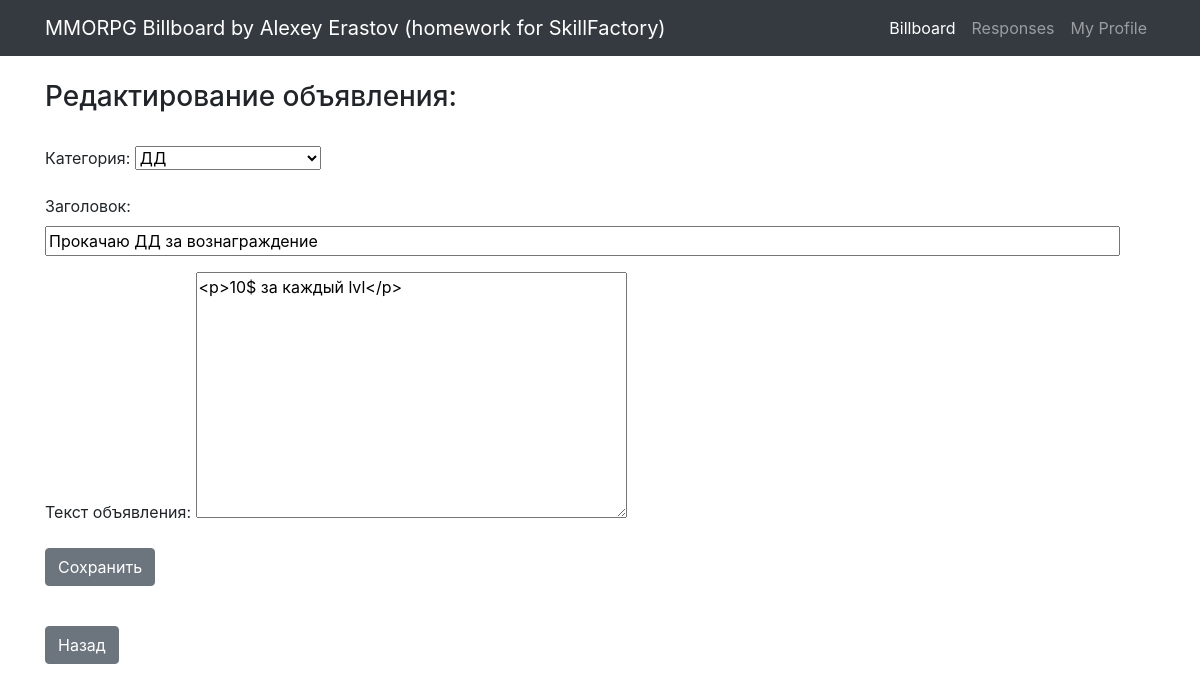
The page /post/4/edit (signed in) on the database its author committed.
### board/models.py (models this page shows)
class Post(models.Model):
    author = models.ForeignKey(User, on_delete=models.CASCADE)
    CAT = (('tanks', 'Танки'),
           ('healers', 'Хилы'),
           ('damage_dealers', 'ДД'),
           ('dealers', 'Торговцы'),
           ('gildmasters', 'Гилдмастеры'),
           ('quest_givers', 'Квестгиверы'),
           ('blacksmiths', 'Кузнецы'),
           ('tanners', 'Кожевники'),
           ('potion_makers', 'Зельевары'),
           ('spell_masters', 'Мастера заклинаний'))
    category = models.CharField(max_length=15, choices=CAT, verbose_name='Категория')
    dateCreation = models.DateTimeField(auto_now_add=True)
    title = models.CharField(max_length=256, verbose_name='Название')
    text = RichTextField()

### board/views.py (the view, shortened to what this page needs)
# urls.py: path('post/<int:pk>/edit', EditPost.as_view()),
class EditPost(PermissionRequiredMixin, UpdateView):
    permission_required = 'board.change_post'
    template_name = 'edit_post.html'
    form_class = PostForm
    success_url = '/create/'
    def dispatch(self, request, *args, **kwargs):
        author = Post.objects.get(pk=self.kwargs.get('pk')).author.username
        if self.request.user.username == 'admin' or self.request.user.username == author:
            return super().dispatch(request, *args, **kwargs)
        else:
            return HttpResponse("Редактировать объявление может только его автор")
    def get_object(self, **kwargs):
        id = self.kwargs.get('pk')
        return Post.objects.get(pk=id)

### board/forms.py
class PostForm(forms.ModelForm):
    class Meta:
        model = Post
        widgets = {'title': forms.TextInput(attrs={'size': '100'})}
        fields = ('category', 'title', 'text',)
    def __init__(self, *args, **kwargs):
        super(PostForm, self).__init__(*args, **kwargs)
        self.fields['category'].label = "Категория:"
        self.fields['title'].label = "Заголовок"
        self.fields['text'].label = "Текст объявления:"

### templates/edit_post.html (shortened to what this page needs)
{% extends 'default.html' %}
{% load bootstrap4 %}
{% load static %}
{% block content %}
    <br>
    <h3>Редактирование объявления:</h3><br>
	<form method="post" enctype="multipart/form-data">
        {{ form.as_p }}
		<input class="btn btn-secondary" type="submit" value="Сохранить">
	</form><br>
    <input type=button value="Назад" class="btn btn-secondary" onClick="javascript:history.go(-1);">
{% endblock content %}

### rows shown on the page
Post: category "ДД", title "Прокачаю ДД за вознаграждение", text "<p>10$ за каждый lvl</p>"
